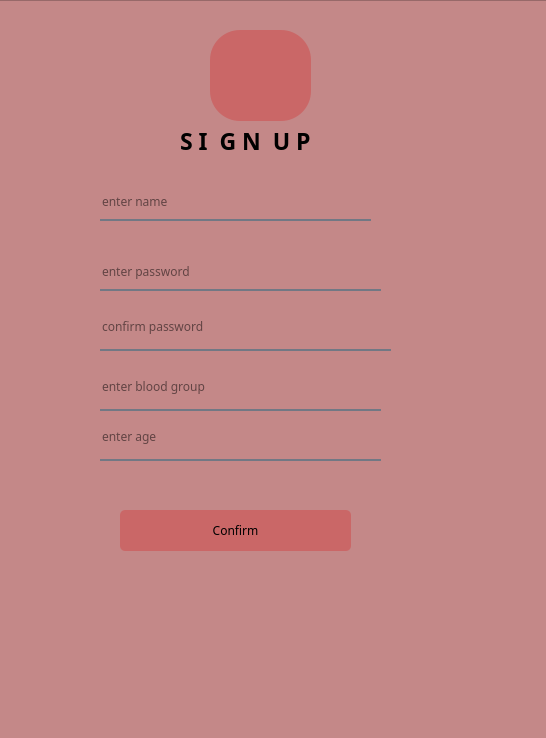
<?xml version="1.0" encoding="UTF-8"?>
<ui version="4.0">
 <class>login</class>
 <widget class="QDialog" name="login">
  <property name="geometry">
   <rect>
    <x>0</x>
    <y>0</y>
    <width>546</width>
    <height>738</height>
   </rect>
  </property>
  <property name="windowTitle">
   <string>Dialog</string>
  </property>
  <property name="styleSheet">
   <string notr="true">*{
 font-family: century gothic

}</string>
  </property>
  <widget class="QFrame" name="frame">
   <property name="geometry">
    <rect>
     <x>-10</x>
     <y>0</y>
     <width>641</width>
     <height>741</height>
    </rect>
   </property>
   <property name="styleSheet">
    <string notr="true">QFrame#frame{
	
	background-color: rgb(196, 136, 136);
}</string>
   </property>
   <property name="frameShape">
    <enum>QFrame::StyledPanel</enum>
   </property>
   <property name="frameShadow">
    <enum>QFrame::Raised</enum>
   </property>
   <widget class="QLabel" name="label">
    <property name="geometry">
     <rect>
      <x>190</x>
      <y>120</y>
      <width>191</width>
      <height>41</height>
     </rect>
    </property>
    <property name="font">
     <font>
      <family>century gothic</family>
      <pointsize>17</pointsize>
      <bold>true</bold>
     </font>
    </property>
    <property name="text">
     <string>S I  G N  U P</string>
    </property>
   </widget>
   <widget class="QLineEdit" name="lineEdit">
    <property name="geometry">
     <rect>
      <x>110</x>
      <y>190</y>
      <width>271</width>
      <height>31</height>
     </rect>
    </property>
    <property name="styleSheet">
     <string notr="true">border:none;
background-color: rgba(0,0,0,0);
border-bottom: 2px solid rgba(105,119 , 132,230);
padding-bottom:7px;</string>
    </property>
    <property name="placeholderText">
     <string>enter name</string>
    </property>
   </widget>
   <widget class="QLineEdit" name="lineEdit_2">
    <property name="geometry">
     <rect>
      <x>110</x>
      <y>260</y>
      <width>281</width>
      <height>31</height>
     </rect>
    </property>
    <property name="styleSheet">
     <string notr="true">border:none;
background-color: rgba(0,0,0,0);
border-bottom: 2px solid rgba(105,119 , 132,230);
padding-bottom:7px;</string>
    </property>
    <property name="echoMode">
     <enum>QLineEdit::Password</enum>
    </property>
    <property name="placeholderText">
     <string>enter password</string>
    </property>
   </widget>
   <widget class="QLineEdit" name="lineEdit_3">
    <property name="geometry">
     <rect>
      <x>110</x>
      <y>310</y>
      <width>291</width>
      <height>41</height>
     </rect>
    </property>
    <property name="styleSheet">
     <string notr="true">border:none;
background-color: rgba(0,0,0,0);
border-bottom: 2px solid rgba(105,119 , 132,230);
padding-bottom:7px;</string>
    </property>
    <property name="placeholderText">
     <string>confirm password</string>
    </property>
   </widget>
   <widget class="QLineEdit" name="lineEdit_4">
    <property name="geometry">
     <rect>
      <x>110</x>
      <y>370</y>
      <width>281</width>
      <height>41</height>
     </rect>
    </property>
    <property name="styleSheet">
     <string notr="true">border:none;
background-color: rgba(0,0,0,0);
border-bottom: 2px solid rgba(105,119 , 132,230);
padding-bottom:7px;</string>
    </property>
    <property name="placeholderText">
     <string>enter blood group</string>
    </property>
   </widget>
   <widget class="QPushButton" name="okay">
    <property name="geometry">
     <rect>
      <x>130</x>
      <y>510</y>
      <width>231</width>
      <height>41</height>
     </rect>
    </property>
    <property name="styleSheet">
     <string notr="true">QPushButton#okay{

 	background-color: rgb(202, 103, 103);
border-radius: 5px;

}
QPushButton#okay:hover{
	background-color: rgb(224, 226, 255);

}

QPushButton#okay:pressed{

padding-left:5px;
padding-top:5px;

}
</string>
    </property>
    <property name="text">
     <string>Confirm</string>
    </property>
   </widget>
   <widget class="QToolButton" name="toolButton">
    <property name="geometry">
     <rect>
      <x>220</x>
      <y>30</y>
      <width>101</width>
      <height>91</height>
     </rect>
    </property>
    <property name="styleSheet">
     <string notr="true">border-radius:30px;
background-color:rgb(202, 103, 103)</string>
    </property>
    <property name="text">
     <string/>
    </property>
    <property name="icon">
     <iconset>
      <normaloff>images/Blue, white and green Medical care logo.png</normaloff>images/Blue, white and green Medical care logo.png</iconset>
    </property>
    <property name="iconSize">
     <size>
      <width>70</width>
      <height>70</height>
     </size>
    </property>
   </widget>
   <widget class="QLineEdit" name="lineEdit_5">
    <property name="geometry">
     <rect>
      <x>110</x>
      <y>420</y>
      <width>281</width>
      <height>41</height>
     </rect>
    </property>
    <property name="styleSheet">
     <string notr="true">border:none;
background-color: rgba(0,0,0,0);
border-bottom: 2px solid rgba(105,119 , 132,230);
padding-bottom:7px;</string>
    </property>
    <property name="placeholderText">
     <string>enter age</string>
    </property>
   </widget>
  </widget>
 </widget>
 <resources/>
 <connections/>
</ui>
